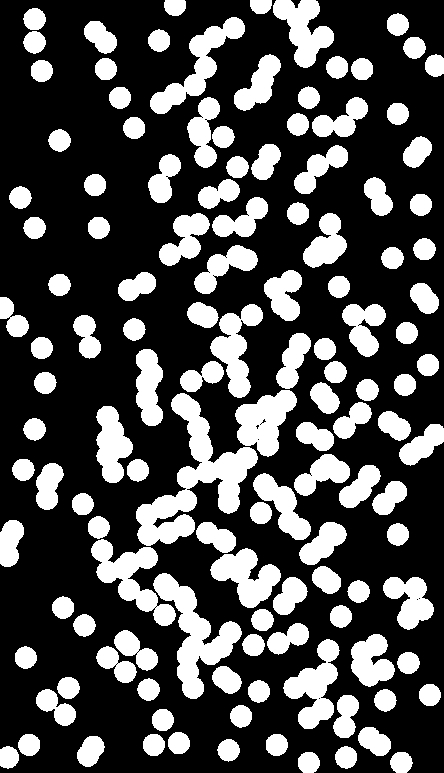
//> input picture test1/rice.png, 444 x 773 px
$ ./main   (built with g++ and OpenCV 4)
//> lines starting //> are read from the running program, lines starting //| are printed output that depends on the picture; after the words box and inside, x2 and y2 are one past the last pixel; in counts of white or black regions, pixels touching at a corner belong together
#include "opencv2/opencv.hpp"

using namespace cv;
using namespace std;

#include "iostream"
using namespace std;

/*------------------------------------------------------------------*/

int main(int argc, char **argv)
{

	/*-------------------------------------------//
	//功能：载入图像
	//原型：IplImage* cvLoadImage( const char* filename, int flags=CV_LOAD_IMAGE_COLOR );
	//参数：
	flags：指定读入图像的颜色和深度,指定的颜色可将输入图像转换为以下三种格式
	3通道(CV_LOAD_IMAGE_COLOR)也即彩色（>0）,
	单信道 (CV_LOAD_IMAGE_GRAYSCALE)也即灰色（=0）,
	保持不变(CV_LOAD_IMAGE_ANYCOLOR)(<0)
	深度指定输入的图像是否转为每个颜色信道每象素8位
	如果想要载入最真实的图像，选择CV_LOAD_IMAGE_ANYDEPTH | CV_LOAD_IMAGE_ANYCOLOR
	//-------------------------------------------*/
	char * fileName = argc == 2 ? argv[1] : (char *)"rice.png";   //"lena.jpg";
	IplImage * src = 0;
	//  原色彩
	src = cvLoadImage(fileName, -1);
//> src is the input picture: 773 rows x 444 cols, CV_8UC1; min 0, max 255, mean 76.2
	//  3通道
	//    src=cvLoadImage(fileName,1);
	//  灰度
	//    src=cvLoadImage(fileName,0);
	//
	if (!src)
	{
		cout << "Could not load image file!" << endl;
		return -1;
		//exit(0);
	}

	/*-------------------------------------------//
	//功能：创建窗口
	//原型：int cvNamedWindow( const char* name, int flags=CV_WINDOW_AUTOSIZE );
	//参数：CV_WINDOW_AUTOSIZE为1,表示窗口自动调整以适合图像
	为0时,表示自动按上一次使用的窗口尺寸
	//-------------------------------------------*/
	cvNamedWindow("src", 1);
	cvNamedWindow("dst", 1);

	/*-------------------------------------------//
	//功能：改变窗口大小
	//原型：void cvResizeWindow( const char* name, int width, int height );
	//参数：\\
	//-------------------------------------------*/

	cvResizeWindow("src", 512, 512);
	cvResizeWindow("dst", 512, 512);

	/*-------------------------------------------//
	//功能：移动窗口,不重叠
	//原型：void cvMoveWindow( const char* name, int x, int y );
	//参数：x、y：窗口左上角的x、y坐标
	//-------------------------------------------*/
	cvMoveWindow("src", 0, 0);
	cvMoveWindow("dst", 200, 200);

	/*-------------------------------------------//
	//功能：指定窗口中显示图像
	//原型：void cvShowImage( const char* name, const CvArr* image );
	//-------------------------------------------*/
	cvShowImage("src", src);

	/*-------------------------------------------//
	//功能：保存图像
	//原型：int cvSaveImage( const char* filename, const CvArr* image );
	//参数：图像格式的的取决于扩展名
	//-------------------------------------------*/
	cvSaveImage("rice.jpg", src);
	cvSaveImage("rice.bmp", src);

	/*-------------------------------------------//
	//功能：图像反转
	//说明：仅是测试用
	//-------------------------------------------*/
	//  定义工作位图
	IplImage * dst = cvCreateImage(cvGetSize(src), src->depth, src->nChannels);
	cvCopy(src, dst);   //dst已经创建
						//  获取图像信息
	int height, width, step, channels;
	uchar * data;
	height = dst->height;
//> height = 773
	width = dst->width;
//> width = 444
	step = dst->widthStep;//排列的行字节数
//> step = 444
	channels = dst->nChannels;
//> channels = 1
	data = (uchar *)dst->imageData;//图像数据 char *imageData;
								   //  反转图像
	for (int i = 0; i<height; i++)
	{
		for (int j = 0; j<width; j++)
		{
			for (int k = 0; k<channels; k++)
			{
				data[i*step + j*channels + k] = 255 - data[i*step + j*channels + k];
			}
		}
	}
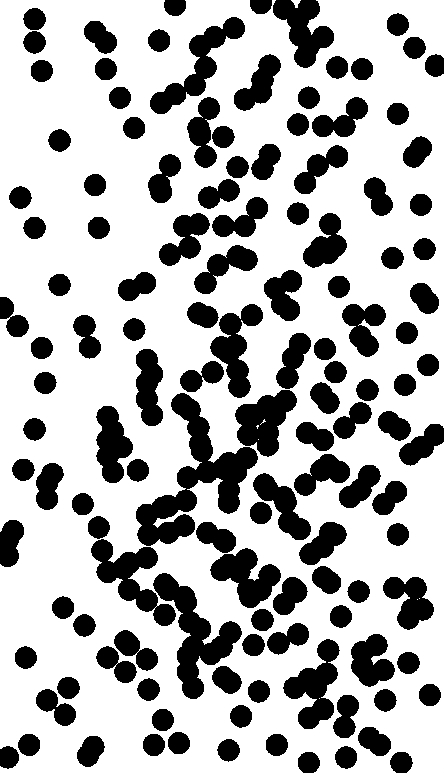
//> dst: 773 rows x 444 cols, CV_8UC1; min 0, max 255, mean 178.8
	//  显示
	cvShowImage("dst", dst);
	//  释放资源
	cvReleaseImage(&dst);

	/*-------------------------------------------//
	//功能：图像背景估计
	//说明：
	//-------------------------------------------*/
	//  创建工作位图
	IplImage *tmp = 0;  //定义临时图像指针
	IplImage *src_back = 0; //定义源图像背景指针
	tmp = cvCreateImage(cvGetSize(src), src->depth, src->nChannels);
	src_back = cvCreateImage(cvGetSize(src), src->depth, src->nChannels);
	//  创建结构元素
	IplConvKernel *element = 0; //定义形态学结构指针
	element = cvCreateStructuringElementEx(4, 4, 1, 1, CV_SHAPE_ELLIPSE, 0);
	//  用该结构对源图象进行数学形态学的开操作后，估计背景亮度
	cvErode(src, tmp, element, 10);
	cvDilate(tmp, src_back, element, 10);
	cvNamedWindow("src_back", CV_WINDOW_AUTOSIZE);
	cvShowImage("src_back", src_back);

	/*-------------------------------------------//
	//功能：从源图象中减去背景图像
	//说明：
	//-------------------------------------------*/
	IplImage *dst_gray = 0; //定义源文件去掉背景后的目标灰度图像指针
	dst_gray = cvCreateImage(cvGetSize(src), src->depth, src->nChannels);
	cvSub(src, src_back, dst_gray, 0);
	cvNamedWindow("dst_gray", CV_WINDOW_AUTOSIZE);
	cvShowImage("dst_gray", dst_gray);

	/*-------------------------------------------//
	//功能：使用阀值操作将图像转换为二值图像
	//说明：
	//-------------------------------------------*/
	IplImage *dst_bw = 0; //定义源文件去掉背景后的目标二值图像指针
	dst_bw = cvCreateImage(cvGetSize(src), src->depth, src->nChannels);
	cvThreshold(dst_gray, dst_bw, 50, 255, CV_THRESH_BINARY); //取阀值为50把图像转为二值图像
//> dst_bw: 773 rows x 444 cols, CV_8UC1; 29.9% white; 129 white regions

															  //cvAdaptiveThreshold( dst_gray, dst_bw, 255, CV_ADAPTIVE_THRESH_MEAN_C, CV_THRESH_BINARY, 3, 5 );

	cvNamedWindow("dst_bw", CV_WINDOW_AUTOSIZE);
	cvShowImage("dst_bw", dst_bw);

	/*-------------------------------------------//
	//功能：检查图像中的目标对象数量
	//说明：
	//-------------------------------------------*/
	int Number_Object = 0; //定义目标对象数量
	CvMemStorage *stor = 0;
	CvSeq * cont = 0;
	CvContourScanner contour_scanner;
	CvSeq * a_contour = 0;
	stor = cvCreateMemStorage(0);
	cont = cvCreateSeq(CV_SEQ_ELTYPE_POINT, sizeof(CvSeq), sizeof(CvPoint), stor);
	Number_Object = cvFindContours(dst_bw, stor, &cont, sizeof(CvContour), \
		CV_RETR_TREE, CV_CHAIN_APPROX_SIMPLE, cvPoint(0, 0)); //找到所有轮廓
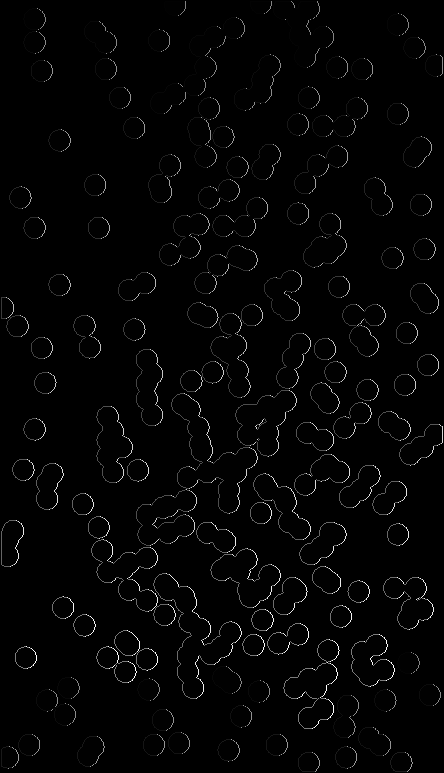
//> dst_bw: 773 rows x 444 cols, CV_8UC1; min 0, max 255, mean 4.5
//> Number_Object = 152; cont = 129 contours; largest, box (x1, y1, x2, y2) and area: (136, 393, 258, 546) 5843, (153, 573, 242, 699) 3660, (91, 539, 176, 626) 2608, (150, 17, 245, 114) 2436, (235, 390, 297, 457) 2347

	printf("Number_Object: %d\n", Number_Object);
//| Number_Object: 152

	/*-------------------------------------------//
	//功能：计算图像中对象的统计属性
	//说明：
	//-------------------------------------------*/
	IplImage *dst_contours = 0; //定义轮廓图像指针
	int contour_area_tmp = 0; //定义目标对象面积临时寄存器
	int contour_area_sum = 0; //定义目标所有对象面积的和
	int contour_area_ave = 0; //定义目标对象面积平均值
	int contour_area_max = 0; //定义目标对象面积最大值
	dst_contours = cvCreateImage(cvGetSize(src), src->depth, src->nChannels);
	cvThreshold(dst_contours, dst_contours, 0, 255, CV_THRESH_BINARY_INV); //在画轮廓前先把图像变成白色

	for (; cont; cont = cont->h_next)
	{
		cvDrawContours(dst_contours, cont, CV_RGB(255, 0, 0), CV_RGB(255, 0, 0), 0, 1, 8, cvPoint(0, 0)); //绘制当前轮廓

		contour_area_tmp = fabs(cvContourArea(cont, CV_WHOLE_SEQ)); //获取当前轮廓面积

		if (contour_area_tmp > contour_area_max)
		{
			contour_area_max = contour_area_tmp; //找到面积最大的轮廓

		}
		contour_area_sum += contour_area_tmp; //求所有轮廓的面积和

	}
//> this loop made 129 passes
//> (contour_area_tmp, contour_area_max, contour_area_sum) on passes 1, 3, 6, 11, 14, 23, 25, 37: (340, 340, 340), (358, 358, 1035), (569, 569, 2267), (616, 616, 4313), (720, 720, 5746), (722, 722, 9873), (2268, 2268, 12499), (3660, 3660, 23611)
//> (contour_area_tmp, contour_area_max) on pass 61: (5843, 5843)
//> pass 1, `cvDrawContours(dst_contours, cont, CV_RGB(255, 0, 0), CV_RGB(255, 0, 0..`:
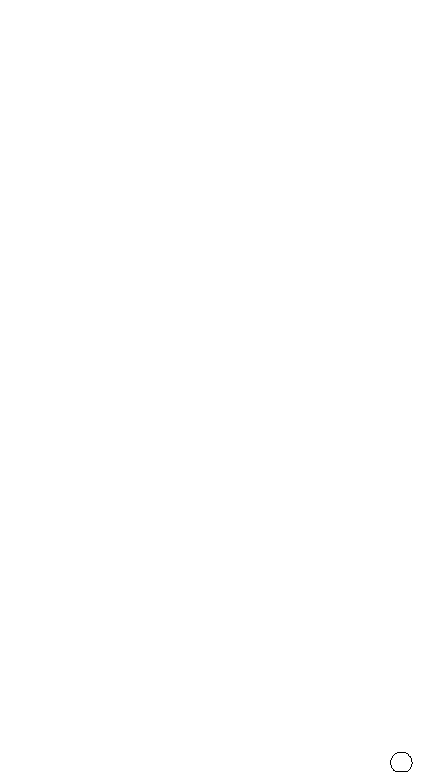
//> dst_contours: 773 rows x 444 cols, CV_8UC1; 100% white; black in thin lines or dots, all inside (x1, y1, x2, y2) = (390, 752, 413, 772)
//> after the loop:
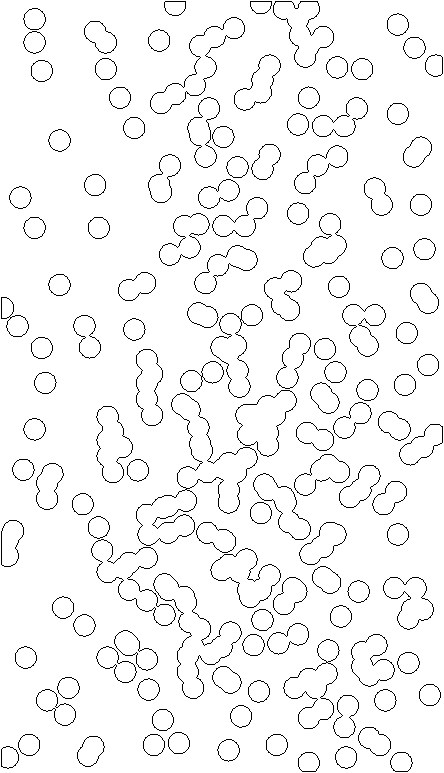
//> dst_contours: 773 rows x 444 cols, CV_8UC1; 96.1% white; black in thin lines or dots
//> after the loop, cont = 0 contours; contour_area_max = 5843; contour_area_sum = 95550
	contour_area_ave = contour_area_sum / Number_Object; //求出所有轮廓的平均值
//> contour_area_ave = 628

	printf("contour_area_ave: %d\n", contour_area_ave);
//| contour_area_ave: 628
	printf("contour_area_max: %d\n", contour_area_max);
//| contour_area_max: 5843
	cvNamedWindow("dst_contours", CV_WINDOW_AUTOSIZE);
	cvShowImage("dst_contours", dst_contours);

	/*-------------------------------------------//
	//功能：等待
	//原型：int cvWaitKey( int delay=0 );
	//参数：参数<=0表示不自动返回
	//注意：需要周期地被调用，除非HighGUI被用在某些能够处理事件的环境中。如在MFC环境下，这个函数不起作用
	//-------------------------------------------*/
	cvWaitKey(0);

	/*-------------------------------------------//
	//功能：销毁窗口、释放资源
	//原型：void cvDestroyAllWindows(void);
	//-------------------------------------------*/
	cvDestroyAllWindows();
	cvReleaseImage(&src);
	cvReleaseImage(&tmp);
	cvReleaseImage(&src_back);
	cvReleaseImage(&dst_gray);
	cvReleaseImage(&dst_bw);
	cvReleaseImage(&dst_contours);
	cvReleaseMemStorage(&stor);
	cvDestroyWindow("src");
	cvDestroyWindow("src_back");
	cvDestroyWindow("dst_gray");
	cvDestroyWindow("dst_bw");
	cvDestroyWindow("dst_contours");

	return 0;
//> (the program exits here)
